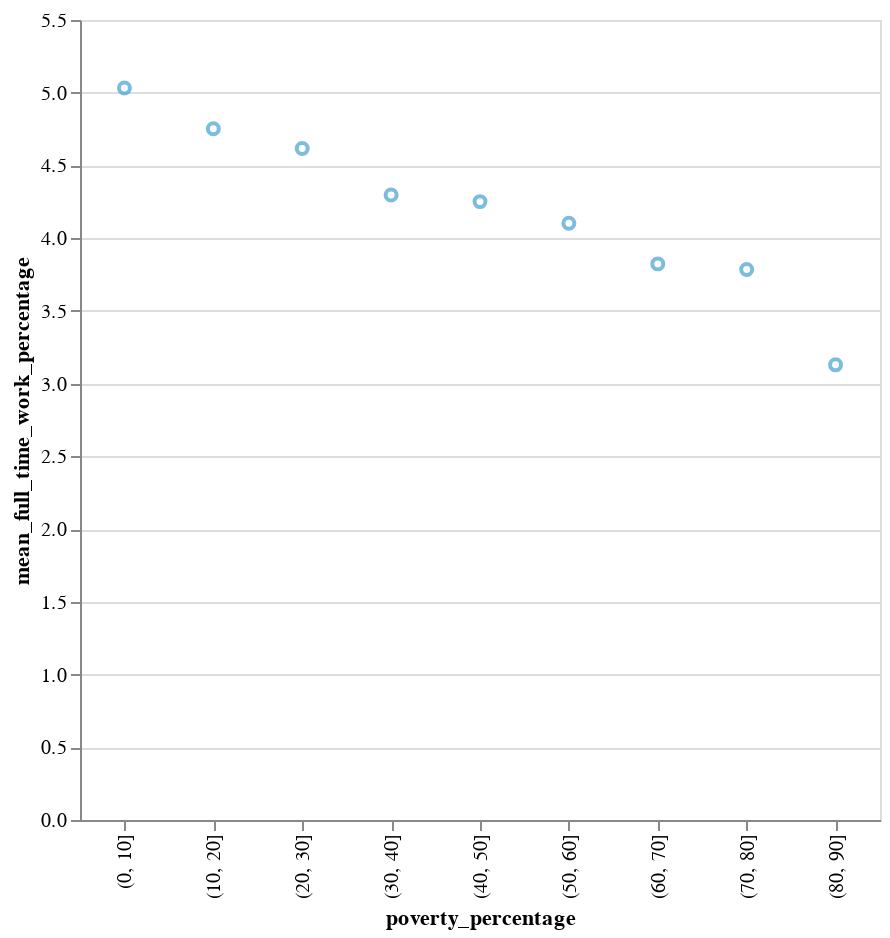

Notebook source saved alongside this figure:
### Code cell
#
alt.Chart(result_mean_df).mark_point().encode(
    alt.X('poverty_percentage:N'),
    alt.Y('mean_full_time_work_percentage'),
    color = alt.Color('color',scale=None),
    tooltip=[alt.Tooltip('poverty_percentage'),
             alt.Tooltip('mean_full_time_work_percentage')]
).properties(width=400, height=400).interactive()

### Figure 1 — Vega-Lite specification as saved in the notebook (floating-point values rounded to 4 significant figures)
{"config": {"view": {"continuousWidth": 400, "continuousHeight": 300}}, "data": {"name": "data-e9d6e7846f971d30b79c03bd81f8f412"}, "mark": "point", "encoding": {"color": {"type": "nominal", "field": "color", "scale": null}, "tooltip": [{"type": "nominal", "field": "poverty_percentage"}, {"type": "quantitative", "field": "mean_full_time_work_percentage"}], "x": {"type": "nominal", "field": "poverty_percentage"}, "y": {"type": "quantitative", "field": "mean_full_time_work_percentage"}}, "height": 400, "selection": {"selector006": {"type": "interval", "bind": "scales", "encodings": ["x", "y"]}}, "width": 400, "$schema": "https://vega.github.io/schema/vega-lite/v4.8.1.json", "datasets": {"data-e9d6e7846f971d30b79c03bd81f8f412": [{"poverty_percentage": "(0, 10]", "mean_completely_home_percentage": 34.68, "mean_full_time_work_percentage": 5.033, "mean_part_time_work_percentage": 6.427, "color": "#45a0d1"}, {"poverty_percentage": "(10, 20]", "mean_completely_home_percentage": 37.44, "mean_full_time_work_percentage": 4.753, "mean_part_time_work_percentage": 6.036, "color": "#45a0d1"}, {"poverty_percentage": "(20, 30]", "mean_completely_home_percentage": 38.27, "mean_full_time_work_percentage": 4.617, "mean_part_time_work_percentage": 5.786, "color": "#45a0d1"}, {"poverty_percentage": "(30, 40]", "mean_completely_home_percentage": 39.53, "mean_full_time_work_percentage": 4.296, "mean_part_time_work_percentage": 5.615, "color": "#45a0d1"}, {"poverty_percentage": "(40, 50]", "mean_completely_home_percentage": 39.4, "mean_full_time_work_percentage": 4.251, "mean_part_time_work_percentage": 5.472, "color": "#45a0d1"}, {"poverty_percentage": "(50, 60]", "mean_completely_home_percentage": 38.63, "mean_full_time_work_percentage": 4.103, "mean_part_time_work_percentage": 5.378, "color": "#45a0d1"}, {"poverty_percentage": "(60, 70]", "mean_completely_home_percentage": 39.17, "mean_full_time_work_percentage": 3.823, "mean_part_time_work_percentage": 4.968, "color": "#45a0d1"}, {"poverty_percentage": "(70, 80]", "mean_completely_home_percentage": 36.53, "mean_full_time_work_percentage": 3.785, "mean_part_time_work_percentage": 5.585, "color": "#45a0d1"}, {"poverty_percentage": "(80, 90]", "mean_completely_home_percentage": 33.17, "mean_full_time_work_percentage": 3.129, "mean_part_time_work_percentage": 4.793, "color": "#45a0d1"}]}}
